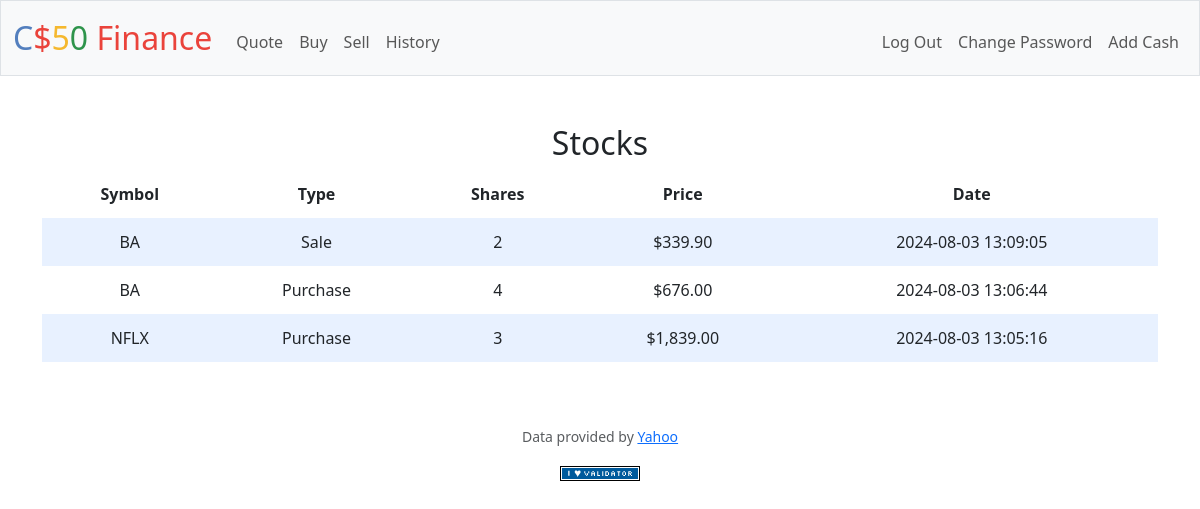
Screenshot of /history (signed in) with the database file from the repository.
### tables this page shows
CREATE TABLE Purchases (
id INTEGER PRIMARY KEY AUTOINCREMENT NOT NULL,
userid INTEGER,
type TEXT NOT NULL,
symbol TEXT NOT NULL,
price TEXT NOT NULL,
shares INTEGER NOT NULL,
time TEXT NOT NULL,
FOREIGN KEY (userid) REFERENCES users(id)
);

### app.py (the view)
@app.route("/history")
@login_required
def history():
    rows = db.execute(
        "SELECT * FROM Purchases WHERE userid = ? ORDER BY TIME DESC", session["user_id"])
    return render_template("history.html", data=rows)

### app.py (called while the page is built)
@app.after_request
def after_request(response):
    response.headers["Cache-Control"] = "no-cache, no-store, must-revalidate"
    response.headers["Expires"] = 0
    response.headers["Pragma"] = "no-cache"
    return response

### helpers.py (called while the page is built)
def login_required(f):
    @wraps(f)
    def decorated_function(*args, **kwargs):
        if session.get("user_id") is None:
            return redirect("/login")
        return f(*args, **kwargs)
    return decorated_function

### templates/history.html (shortened to what this page needs)
{% extends "layout.html"%}
{% block main %}
    <div class="section">
        <h2>Stocks</h2>
        <table>
            <thead>
                <tr>
                    <th>Symbol</th>
                    <th>Type</th>
                    <th>Shares</th>
                    <th>Price</th>
                    <th>Date</th>
                </tr>
            </thead>
            <tbody>
                {% for item in data %}
                <tr>
                    <td>{{ item.symbol }}</td>
                    <td>{{ item.type }}</td>
                    <td>{{ item.shares }}</td>
                    <td>{{ item.price }}</td>
                    <td>{{ item.time }}</td>
                </tr>
                {% endfor %}
            </tbody>
        </table>
    </div>
{% endblock %}

### static/styles.css (style rules this page uses)
table { background-color: transparent; margin-bottom: 1rem; width: 100%; }
table th, table td { padding: 0.75rem; vertical-align: middle; }
tbody tr:nth-of-type(odd) { background-color: rgb(179, 208, 255, 0.3) }

### rows the page displays
Purchases: symbol "BA", type "Sale", shares "2", price "$339.90", time "2024-08-03 13:09:05"
Purchases: symbol "BA", type "Purchase", shares "4", price "$676.00", time "2024-08-03 13:06:44"
Purchases: symbol "NFLX", type "Purchase", shares "3", price "$1,839.00", time "2024-08-03 13:05:16"
